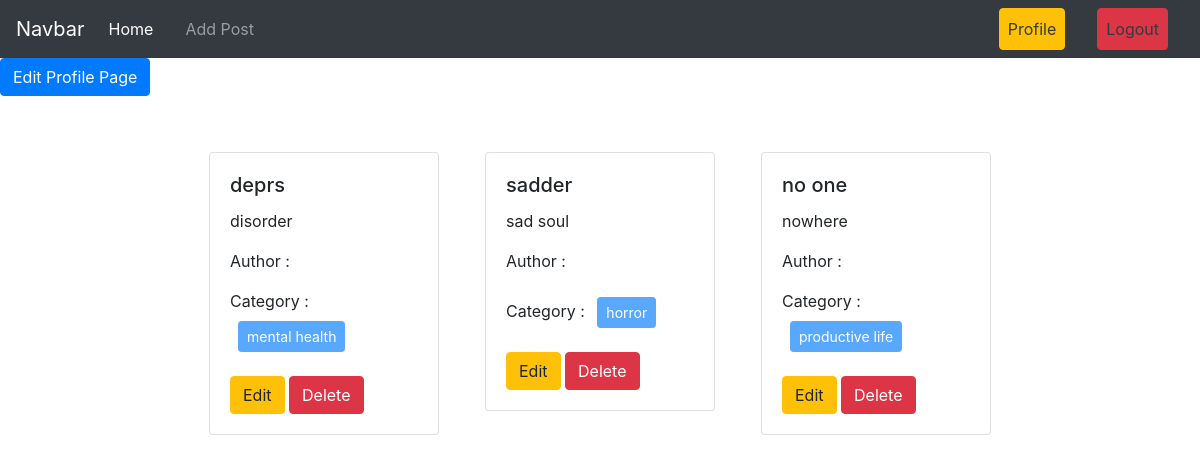
The app's page /author/profile/ (signed in) with its own data.
### posts/models.py (models this page shows, shortened)
class Post(models.Model):
    title=models.CharField(max_length=50)
    content=models.TextField()
    category=models.ManyToManyField(Category)
    author=models.ForeignKey(User,on_delete=models.CASCADE)

### categories/models.py (models this page shows, shortened)
class Category(models.Model):
    name=models.CharField(max_length=100)
    slug=models.SlugField(max_length=100,null=True,blank=True,unique=True)

### author/views.py (the view)
# urls.py: path('profile/',views.profile,name='profile'),
@login_required
def profile(request):
    data=Post.objects.filter(author=request.user)
    return render(request, 'profile.html',{'data' : data})

### author/templates/profile.html
{% extends "base.html" %}
{% load crispy_forms_tags %}
{% block content %}
<div>
	<a class="btn btn-primary" href="{%url 'edit_profile'%}">Edit Profile Page</a>
<div class="d-flex flex-wrap justify-content-center px-5 pt-5">
  {% for post in data %}
  <div class="col-sm-3">
    <div class="card m-2">
      <div class="card-body">
        <h5 class="card-title">{{post.title}}</h5>
        <p class="card-text">{{post.content}}</p>
        <p>Author : {{post.author.first_name}} {{post.author.last_name}}</p>
        <p>
          Category : {% for cat in post.category.all %}
          <button class="btn btn-primary btn-sm m-2" disabled >{{cat.name}} </button>
          {% endfor %}
        </p>
        <a href="{% url 'edit_post' post.id %}" class="btn btn-warning">Edit</a>
        <a href="{% url 'delete_post' post.id %}" class="btn btn-danger">Delete</a>
      </div>
    </div>
  </div>
  {% endfor %}
</div>
{% endblock %}

### records on screen
Post: title "deprs", content "disorder"
Category: name "mental health"
Post: title "sadder", content "sad soul"
Category: name "horror"
Post: title "no one", content "nowhere"
Category: name "productive life"
